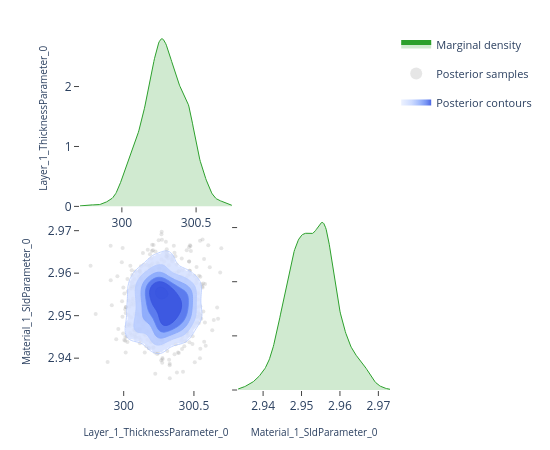

The notebook cell saved with this chart:
### Code cell
# ---- Pairwise focus: thickness vs SLD ---------------------------------------
# A 2-parameter corner plot zooms in on the joint posterior for a specific
# pair.  This is the same view the EasyReflectometryApp's "2D Heatmap"
# sub-tab uses to inspect parameter degeneracies.


params_of_interest = ['Layer_1_ThicknessParameter_0', 'Material_1_SldParameter_0']
idx = [posterior.param_names.index(p) for p in params_of_interest]
subset_draws = np.asarray(posterior.draws)[:, idx]

fig = plot_corner(subset_draws, params_of_interest)
fig.show()

### Figure 1 — Plotly figure (JSON) as saved in the notebook; plotly's stock layout.template omitted (floating-point values rounded to 4 significant figures; data arrays with more than 128 entries replaced by an {"elided": "..."} marker saying what was removed)
{"data": [{"fill": "tozeroy", "fillcolor": "rgba(44, 160, 44, 0.22)", "hoverinfo": "skip", "legendgroup": "marginal", "line": {"color": "rgb(44, 160, 44)", "width": 1}, "mode": "lines", "name": "Marginal density", "showlegend": true, "type": "scatter", "x": {"elided": "256 float values"}, "xaxis": "x", "y": {"elided": "256 float values"}, "yaxis": "y"}, {"hoverinfo": "skip", "legendgroup": "scatter", "marker": {"color": "rgba(140, 140, 140, 0.22)", "size": 4}, "mode": "markers", "name": "Posterior samples", "showlegend": true, "type": "scatter", "x": {"elided": "720 float values"}, "xaxis": "x3", "y": {"elided": "720 float values"}, "yaxis": "y3", "zorder": 0}, {"colorscale": [[0.0, "rgba(224, 233, 255, 0.62)"], [0.35, "rgba(183, 203, 255, 0.70)"], [0.6, "rgba(138, 169, 252, 0.78)"], [0.82, "rgba(96, 131, 242, 0.84)"], [1.0, "rgba(58, 86, 224, 0.90)"]], "connectgaps": false, "contours": {"coloring": "fill", "end": 154.5, "showlabels": false, "showlines": false, "size": 24.39, "start": 32.52}, "hoverinfo": "skip", "legendgroup": "contour", "name": "Posterior contours", "showlegend": true, "showscale": false, "type": "contour", "x": [299.7, 299.7, 299.7, 299.8, 299.8, 299.8, 299.8, 299.8, 299.8, 299.8, 299.8, 299.9, 299.9, 299.9, 299.9, 299.9, 299.9, 299.9, 300.0, 300.0, 300.0, 300.0, 300.0, 300.0, 300.0, 300.0, 300.1, 300.1, 300.1, 300.1, 300.1, 300.1, 300.1, 300.1, 300.2, 300.2, 300.2, 300.2, 300.2, 300.2, 300.2, 300.2, 300.3, 300.3, 300.3, 300.3, 300.3, 300.3, 300.3, 300.4, 300.4, 300.4, 300.4, 300.4, 300.4, 300.4, 300.4, 300.5, 300.5, 300.5, 300.5, 300.5, 300.5, 300.5, 300.5, 300.6, 300.6, 300.6, 300.6, 300.6, 300.6, 300.6, 300.7, 300.7, 300.7, 300.7, 300.7, 300.7, 300.7, 300.7], "xaxis": "x3", "y": [2.933, 2.934, 2.934, 2.935, 2.935, 2.936, 2.936, 2.937, 2.937, 2.938, 2.938, 2.939, 2.939, 2.94, 2.94, 2.941, 2.942, 2.942, 2.943, 2.943, 2.944, 2.944, 2.945, 2.945, 2.946, 2.946, 2.947, 2.947, 2.948, 2.948, 2.949, 2.949, 2.95, 2.95, 2.951, 2.951, 2.952, 2.952, 2.953, 2.953, 2.954, 2.954, 2.955, 2.955, 2.956, 2.956, 2.957, 2.957, 2.958, 2.958, 2.959, 2.959, 2.96, 2.96, 2.961, 2.961, 2.962, 2.962, 2.963, 2.963, 2.964, 2.964, 2.965, 2.965, 2.966, 2.966, 2.967, 2.967, 2.968, 2.968, 2.969, 2.969, 2.97, 2.97, 2.971, 2.971, 2.972, 2.972, 2.973, 2.973], "yaxis": "y3", "z": {"elided": "80x80 float values"}, "zmax": 154.5, "zmin": 32.52, "zorder": 1}, {"colorscale": [[0.0, "rgba(183, 203, 255, 0.94)"], [0.35, "rgba(183, 203, 255, 0.94)"], [0.35, "rgba(138, 169, 252, 0.95)"], [0.6, "rgba(138, 169, 252, 0.95)"], [0.6, "rgba(96, 131, 242, 0.96)"], [0.82, "rgba(96, 131, 242, 0.96)"], [0.82, "rgba(58, 86, 224, 0.98)"], [1.0, "rgba(58, 86, 224, 0.98)"]], "contours": {"coloring": "lines", "end": 154.5, "showlabels": false, "size": 24.39, "start": 32.52}, "hoverinfo": "skip", "legendgroup": "contour", "line": {"width": 0.9}, "showlegend": false, "showscale": false, "type": "contour", "x": [299.7, 299.7, 299.7, 299.8, 299.8, 299.8, 299.8, 299.8, 299.8, 299.8, 299.8, 299.9, 299.9, 299.9, 299.9, 299.9, 299.9, 299.9, 300.0, 300.0, 300.0, 300.0, 300.0, 300.0, 300.0, 300.0, 300.1, 300.1, 300.1, 300.1, 300.1, 300.1, 300.1, 300.1, 300.2, 300.2, 300.2, 300.2, 300.2, 300.2, 300.2, 300.2, 300.3, 300.3, 300.3, 300.3, 300.3, 300.3, 300.3, 300.4, 300.4, 300.4, 300.4, 300.4, 300.4, 300.4, 300.4, 300.5, 300.5, 300.5, 300.5, 300.5, 300.5, 300.5, 300.5, 300.6, 300.6, 300.6, 300.6, 300.6, 300.6, 300.6, 300.7, 300.7, 300.7, 300.7, 300.7, 300.7, 300.7, 300.7], "xaxis": "x3", "y": [2.933, 2.934, 2.934, 2.935, 2.935, 2.936, 2.936, 2.937, 2.937, 2.938, 2.938, 2.939, 2.939, 2.94, 2.94, 2.941, 2.942, 2.942, 2.943, 2.943, 2.944, 2.944, 2.945, 2.945, 2.946, 2.946, 2.947, 2.947, 2.948, 2.948, 2.949, 2.949, 2.95, 2.95, 2.951, 2.951, 2.952, 2.952, 2.953, 2.953, 2.954, 2.954, 2.955, 2.955, 2.956, 2.956, 2.957, 2.957, 2.958, 2.958, 2.959, 2.959, 2.96, 2.96, 2.961, 2.961, 2.962, 2.962, 2.963, 2.963, 2.964, 2.964, 2.965, 2.965, 2.966, 2.966, 2.967, 2.967, 2.968, 2.968, 2.969, 2.969, 2.97, 2.97, 2.971, 2.971, 2.972, 2.972, 2.973, 2.973], "yaxis": "y3", "z": {"elided": "80x80 float values"}, "zmax": 154.5, "zmin": 32.52, "zorder": 2}, {"fill": "tozeroy", "fillcolor": "rgba(44, 160, 44, 0.22)", "hoverinfo": "skip", "legendgroup": "marginal", "line": {"color": "rgb(44, 160, 44)", "width": 1}, "mode": "lines", "name": "Marginal density", "showlegend": false, "type": "scatter", "x": {"elided": "256 float values"}, "xaxis": "x4", "y": {"elided": "256 float values"}, "yaxis": "y4"}], "layout": {"height": 450, "legend": {"font": {"size": 11}, "itemsizing": "constant", "orientation": "v", "x": 1.02, "xanchor": "left", "y": 1.0, "yanchor": "top"}, "margin": {"b": 60, "l": 80, "r": 160, "t": 30}, "plot_bgcolor": "white", "showlegend": true, "width": 550, "xaxis": {"anchor": "y", "domain": [0.0, 0.49], "showgrid": false, "ticks": "outside", "zeroline": false}, "xaxis2": {"anchor": "y2", "domain": [0.51, 1.0], "showgrid": false, "ticks": "outside", "visible": false, "zeroline": false}, "xaxis3": {"anchor": "y3", "domain": [0.0, 0.49], "showgrid": false, "ticks": "outside", "title": {"font": {"size": 10}, "text": "Layer_1_ThicknessParameter_0"}, "zeroline": false}, "xaxis4": {"anchor": "y4", "domain": [0.51, 1.0], "showgrid": false, "ticks": "outside", "title": {"font": {"size": 10}, "text": "Material_1_SldParameter_0"}, "zeroline": false}, "yaxis": {"anchor": "x", "domain": [0.51, 1.0], "showgrid": false, "ticks": "outside", "title": {"font": {"size": 10}, "text": "Layer_1_ThicknessParameter_0"}, "zeroline": false}, "yaxis2": {"anchor": "x2", "domain": [0.51, 1.0], "showgrid": false, "ticks": "outside", "visible": false, "zeroline": false}, "yaxis3": {"anchor": "x3", "domain": [0.0, 0.49], "showgrid": false, "ticks": "outside", "title": {"font": {"size": 10}, "text": "Material_1_SldParameter_0"}, "zeroline": false}, "yaxis4": {"anchor": "x4", "domain": [0.0, 0.49], "showgrid": false, "showticklabels": false, "ticks": "outside", "zeroline": false}}}
